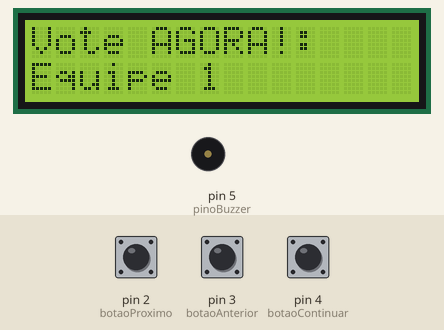
Recording of a sketch running on a simulated Arduino Uno, built with avr-gcc and run on an emulated ATmega328P. On the bench: 16×2 character LCD, buzzer (waves = sounding, pin HIGH). The test bench sets the inputs (shaded band); at power-on: pin 4 (botaoContinuar) HIGH, pin 2 (botaoProximo) HIGH, pin 3 (botaoAnterior) HIGH.

Above: at 2.2 s.
2.3 s: pin 4 (botaoContinuar) pulled LOW for 1 s
At 3.4 s:
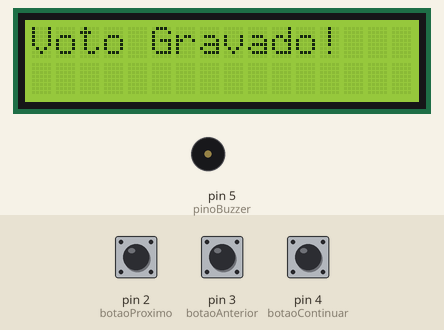
6.1 s: pin 2 (botaoProximo) pulled LOW for 0.15 s
At 7.4 s:
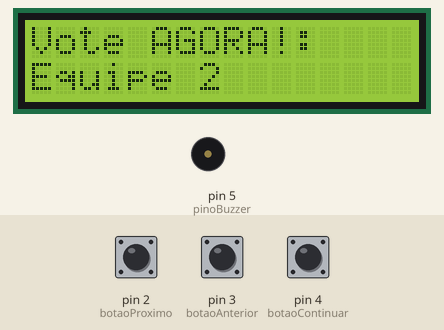
7.7 s: pin 3 (botaoAnterior) pulled LOW for 0.15 s
At 8.7 s:
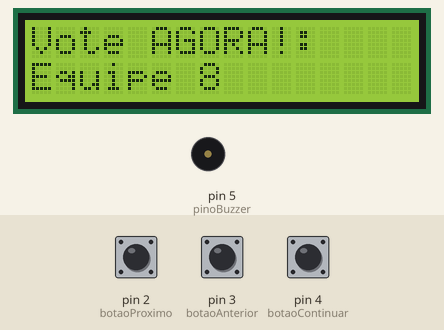
9.3 s: pin 3 (botaoAnterior) pulled LOW for 1 s
At 9.8 s:
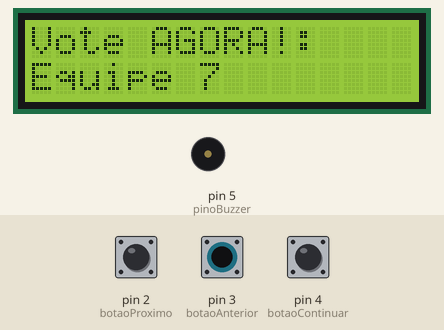
11.8 s: pin 4 (botaoContinuar) pulled LOW for 1 s
At 12.2 s:
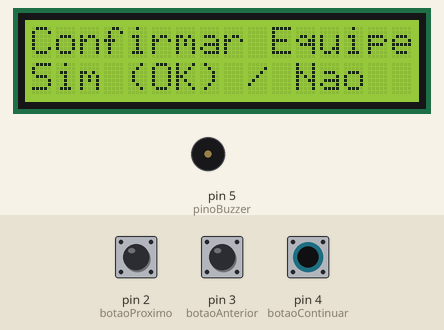
15.6 s: pin 4 (botaoContinuar) pulled LOW for 0.15 s
Timing chart, 0 to 18.2 s (numbered marks = the images above; inputs shaded):
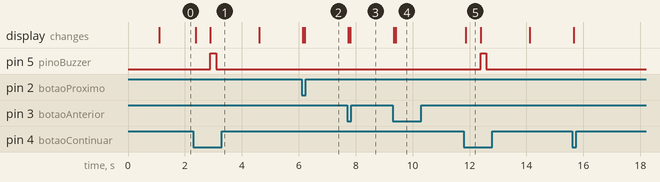

The sketch:

urna.ino
```cpp
#include <LiquidCrystal_I2C.h>

const int botaoProximo = 2;
const int botaoAnterior = 3;
const int botaoContinuar = 4;
const int pinoBuzzer = 5;
const int pinoDisplay = 6;
int equipes[8] = {0, 0, 0, 0, 0, 0, 0, 0};
int pessoasvotaram = 0;
int i = 0;
int lastButtonProxState = HIGH;
int lastButtonAntState = HIGH;
int lastButtonContState = HIGH;
bool precisaAtualizar = true;

LiquidCrystal_I2C lcd(0x27,16,2);

void setup() {
  // put your setup code here, to run once:
  pinMode(botaoProximo,INPUT_PULLUP);
  pinMode(botaoAnterior,INPUT_PULLUP);
  pinMode(botaoContinuar,INPUT_PULLUP);
  pinMode(pinoBuzzer,OUTPUT);

  lcd.init();
  lcd.backlight();

  lcd.setCursor(0, 0);//Posiciona o cursor na coluna 0, linha 0 (primeira linha)
  lcd.print("Escolha seu voto");//Escreve o texto desejado
  // put your main code here, to run repeatedly:
  delay(1000);
  lcd.clear();
}

void loop() {
  bool buttonProxState = digitalRead(botaoProximo);
  bool buttonAntState = digitalRead(botaoAnterior);
  bool buttonContState = digitalRead(botaoContinuar);

  if(lastButtonProxState == HIGH && buttonProxState == LOW){
    i++;
    if (i >= 8){
      i = 0;
    }

    lcd.clear();
    delay(50);
  }

  lastButtonProxState = buttonProxState;

  if(lastButtonAntState == HIGH && buttonAntState == LOW){
    i--;
    if (i <= 0 ){
      i = 7;
    }

    lcd.clear();
    delay(50);
  }

  lastButtonAntState = buttonAntState;

 if (lastButtonContState == HIGH && buttonContState == LOW) {
    lcd.clear();
    lcd.setCursor(0, 0);
    lcd.print("Confirmar Equipe ");
    lcd.print(i + 1);
    lcd.setCursor(0, 1);
    lcd.print("Sim (OK) / Nao");

    delay(500);

    while (true) {
      if (digitalRead(botaoContinuar) == LOW) {
        lcd.clear();
        lcd.print("Voto Gravado!");
        digitalWrite(pinoBuzzer, HIGH);
        equipes[i]++;
        delay(200);
        digitalWrite(pinoBuzzer, LOW);
        delay(1500);
        break;
      }
      if (digitalRead(botaoProximo) == LOW || digitalRead(botaoAnterior) == LOW) {
        lcd.clear();
        lcd.print("Cancelado");
        delay(1000);

        break;
      }
    }
    if (pessoasvotaram >= 8){
          for (int j = 0; j < 8; j++) {
            lcd.clear();
            lcd.setCursor(0, 0);
            lcd.print("RESULTADO FINAL");
            lcd.setCursor(0, 1);
            lcd.print("Equipe " + String(j + 1) + ": " + String(equipes[j]) + " vts");
            delay(2500);
          }
        } else{
          pessoasvotaram++;
        }
    precisaAtualizar = true;
  }
  lastButtonContState = buttonContState;

  lcd.setCursor(0,0);
  lcd.print("Vote AGORA!:");
  lcd.setCursor(0,1);
  lcd.print("Equipe "+ String(i+1));
  delay(50);
}
```

Measured:
- after the input at 2.3 s, pin 5 (pinoBuzzer): LOW → HIGH after 0.59 s, → LOW 0.20 s later; the display: first changes after 0.08 s (image 1 shows a later state)
- after the input at 6.1 s, the display: first changes at once (image 2 shows a later state)
- after the input at 7.7 s, the display: first changes at once (image 3 shows a later state)
- after the input at 9.3 s, the display: first changes at once (image 4 shows a later state)
- after the input at 11.8 s, pin 5 (pinoBuzzer): LOW → HIGH after 0.59 s, → LOW 0.20 s later; the display: changes after 0.07 s (image 5)
- what the display in image 5 shows lasts 0.5 s, from 11.9 s to 12.4 s
